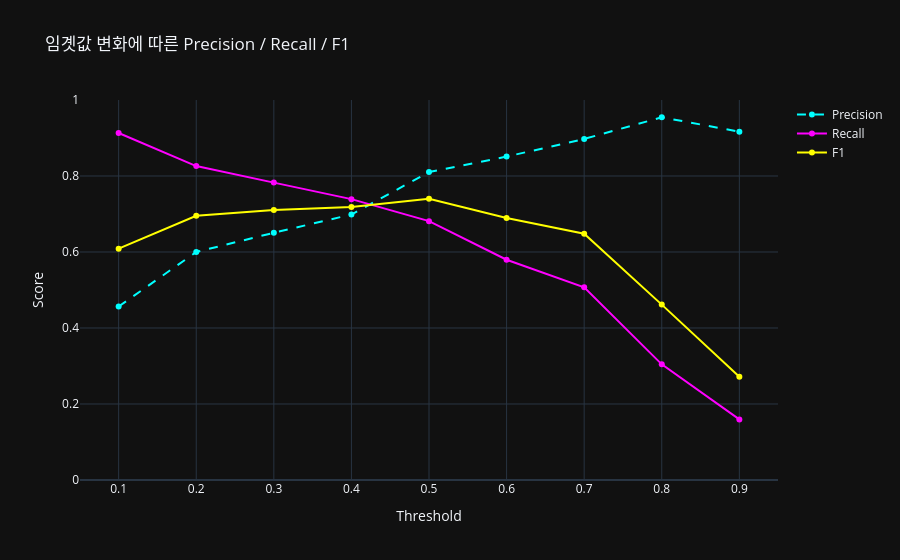

Notebook cell for this chart:
### Code cell
fig = go.Figure()
fig.add_trace(go.Scatter(x=thr_df["Threshold"], y=thr_df["Precision"],
                         mode="lines+markers", name="Precision",
                         line=dict(dash="dash", color="cyan")))
fig.add_trace(go.Scatter(x=thr_df["Threshold"], y=thr_df["Recall"],
                         mode="lines+markers", name="Recall",
                         line=dict(color="magenta")))
fig.add_trace(go.Scatter(x=thr_df["Threshold"], y=thr_df["F1"],
                         mode="lines+markers", name="F1",
                         line=dict(color="yellow")))

fig.update_layout(title="임곗값 변화에 따른 Precision / Recall / F1",
                  xaxis_title="Threshold",
                  yaxis_title="Score",
                  template="plotly_dark",
                  yaxis=dict(range=[0, 1]))
fig.show()

### Figure 1 — Plotly figure (JSON) as saved in the notebook; plotly's stock layout.template omitted (floating-point values rounded to 4 significant figures)
{"data": [{"line": {"color": "cyan", "dash": "dash"}, "mode": "lines+markers", "name": "Precision", "type": "scatter", "x": [0.1, 0.2, 0.3, 0.4, 0.5, 0.6, 0.7, 0.8, 0.9], "y": [0.4565, 0.6, 0.6506, 0.6986, 0.8103, 0.8511, 0.8974, 0.9545, 0.9167]}, {"line": {"color": "magenta"}, "mode": "lines+markers", "name": "Recall", "type": "scatter", "x": [0.1, 0.2, 0.3, 0.4, 0.5, 0.6, 0.7, 0.8, 0.9], "y": [0.913, 0.8261, 0.7826, 0.7391, 0.6812, 0.5797, 0.5072, 0.3043, 0.1594]}, {"line": {"color": "yellow"}, "mode": "lines+markers", "name": "F1", "type": "scatter", "x": [0.1, 0.2, 0.3, 0.4, 0.5, 0.6, 0.7, 0.8, 0.9], "y": [0.6087, 0.6951, 0.7105, 0.7183, 0.7402, 0.6897, 0.6481, 0.4615, 0.2716]}], "layout": {"title": {"text": "임곗값 변화에 따른 Precision / Recall / F1"}, "xaxis": {"title": {"text": "Threshold"}}, "yaxis": {"range": [0, 1], "title": {"text": "Score"}}}}
